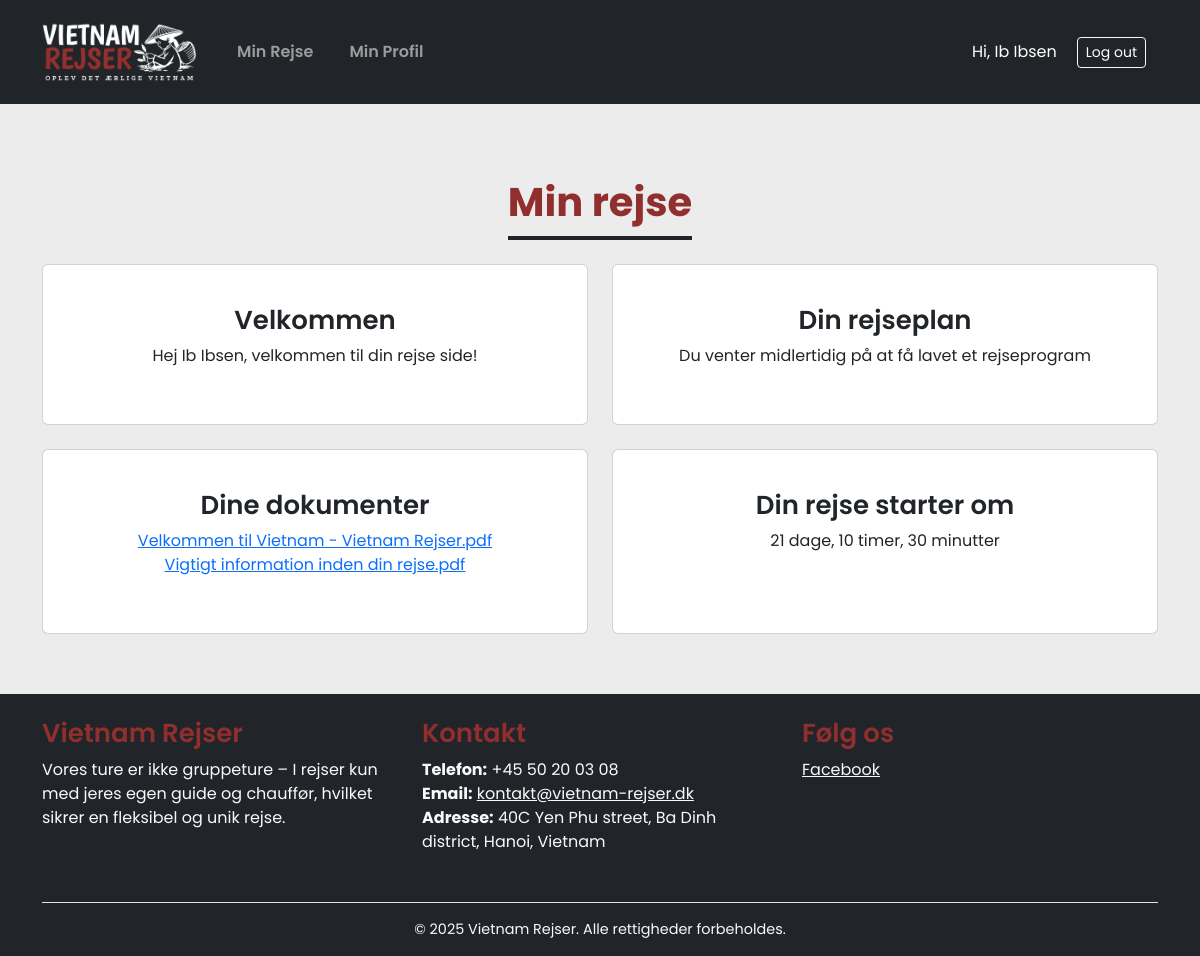
Screenshot of /customer_dashboard.php (signed in) with the database file from the repository.
### tables this page shows
CREATE TABLE `customers` (
  `id` int(11) NOT NULL,
  `user_id` int(11) DEFAULT NULL,
  `name` varchar(100) DEFAULT NULL,
  `email` varchar(100) DEFAULT NULL,
  `phone` varchar(20) DEFAULT NULL,
  `notes` text DEFAULT NULL,
  `password` varchar(255) DEFAULT NULL,
  `role` varchar(20) DEFAULT 'customer',
  `created_at` timestamp NOT NULL DEFAULT current_timestamp()
);

CREATE TABLE `customer_files` (
  `id` int(11) NOT NULL,
  `customer_id` int(11) NOT NULL,
  `file_name` varchar(255) DEFAULT NULL,
  `file_path` varchar(255) DEFAULT NULL,
  `uploaded_at` timestamp NOT NULL DEFAULT current_timestamp()
);

### customer_dashboard.php (the view, shortened to what this page needs)
<?php
require 'includes/db.php';
$customer_id = $_SESSION['user_id'];
$customer_name = $_SESSION['name'] ?? 'Gæst';
$itinerary_token = null;
$stmt = $conn->prepare("SELECT * FROM customer_files WHERE customer_id = ? ORDER BY uploaded_at DESC");
$stmt->bind_param("i", $customer_id);
$stmt->execute();
$files_result = $stmt->get_result();
include 'includes/header.php';
?>
<h2 class="mb-4">Min rejse</h2>
<div class="row row-cols-1 row-cols-md-2 g-4">
  <div class="col">
    <div class="card h-100 text-center p-4">
      <div class="card-body">
        <h5 class="card-title">Velkommen</h5>
        <p class="card-text">Hej <?= htmlspecialchars($customer_name) ?>, velkommen til din rejse side!</p>
      </div>
    </div>
  </div>
  <div class="col">
    <div class="card h-100 text-center p-4">
      <div class="card-body">
        <h5 class="card-title">Din rejseplan</h5>
        <?php if ($itinerary_token): ?>
          <a href="view_itinerary.php?token=<?= $itinerary_token ?>" class="btn btn-primary">Klik for at se din rejseplan</a>
        <?php else: ?>
          <p>Du venter midlertidig på at få lavet et rejseprogram</p>
        <?php endif; ?>
      </div>
    </div>
  </div>
  <div class="col">
    <div class="card h-100 text-center p-4">
      <div class="card-body">
        <h5 class="card-title">Dine dokumenter</h5>
        <?php if ($files_result->num_rows > 0): ?>
          <ul class="list-unstyled">
            <?php while ($file = $files_result->fetch_assoc()): ?>
              <li>
                <a href="<?= $file['file_path'] ?>" target="_blank"><?= htmlspecialchars($file['file_name']) ?></a>
              </li>
            <?php endwhile; ?>
          </ul>
        <?php else: ?>
          <p>Ingen filer uploadet endnu.</p>
        <?php endif; ?>
      </div>
    </div>
  </div>
  <div class="col">
    <div class="card h-100 text-center p-4">
      <div class="card-body">
        <h5 class="card-title">Din rejse starter om</h5>
        <p id="countdown">21 dage, 10 timer, 30 minutter</p>
      </div>
    </div>
  </div>
</div>
<?php include 'includes/footer.php'; ?>

### includes/header.php (shortened to what this page needs)
<!DOCTYPE html>
<html lang="da">
<head>
  <link rel="stylesheet" href="https://cdn.jsdelivr.net/npm/bootstrap@5.3.3/dist/css/bootstrap.min.css">
  <link rel="stylesheet" href="assets/style.css?v=1.5">
  <link rel="stylesheet" href="assets/tour_style.css?v=1.5">
  <link rel="stylesheet" href="https://cdnjs.cloudflare.com/ajax/libs/lightbox2/2.11.4/css/lightbox.min.css">
  <link rel="stylesheet" href="https://cdn.jsdelivr.net/npm/flatpickr/dist/flatpickr.min.css">
  <link href="https://cdn.jsdelivr.net/npm/select2@4.1.0-rc.0/dist/css/select2.min.css" rel="stylesheet" />
</head>
<body>
<div class="page-wrapper">
<div class="content">
<header class="bg-dark text-white">
  <div class="container py-3 d-flex justify-content-between align-items-center">
    <a class="navbar-brand" href="dashboard.php">
      <img class="nav-logo" src="img/vietnam-rejser-logo-2024-light.png" alt="Logo">
    </a>
    <?php if (isset($_SESSION['user_id'])): ?>
    <nav class="navbar navbar-expand-lg navbar-dark">
      <div class="container-fluid">
        <div class="collapse navbar-collapse" id="navbarNav">
          <ul class="navbar-nav me-auto mb-2 mb-lg-0">
            <?php if ($_SESSION['role'] === 'agent' || $_SESSION['role'] === 'admin'): ?>
              <li class="nav-item"><a class="nav-link <?= basename($_SERVER['PHP_SELF']) === 'dashboard.php' ? 'active' : '' ?>" href="dashboard.php">Dashboard</a></li>
              <li class="nav-item"><a class="nav-link <?= basename($_SERVER['PHP_SELF']) === 'add_customer_itinerary.php' ? 'active' : '' ?>" href="add_customer_itinerary.php">Itineraries</a></li>
              <li class="nav-item"><a class="nav-link <?= basename($_SERVER['PHP_SELF']) === 'tours.php' ? 'active' : '' ?>" href="tours.php">Tours</a></li>
              <li class="nav-item"><a class="nav-link <?= basename($_SERVER['PHP_SELF']) === 'api_tours.php' ? 'active' : '' ?>" href="api_tours.php">API Tours</a></li>
              <li class="nav-item"><a class="nav-link <?= basename($_SERVER['PHP_SELF']) === 'customers.php' ? 'active' : '' ?>" href="customers.php">Guest</a></li>
              <li class="nav-item"><a class="nav-link <?= basename($_SERVER['PHP_SELF']) === 'users.php' ? 'active' : '' ?>" href="users.php">Users</a></li>
              <?php if ($_SESSION['role'] === 'admin'): ?>
                <li class="nav-item"><a class="nav-link <?= basename($_SERVER['PHP_SELF']) === 'admin_dashboard.php' ? 'active' : '' ?>" href="admin_dashboard.php">Admin Panel</a></li>
              <?php endif; ?>
            <?php elseif ($_SESSION['role'] === 'customer'): ?>
              <li class="nav-item"><a class="nav-link <?= basename($_SERVER['PHP_SELF']) === 'dashboard.php' ? 'active' : '' ?>" href="dashboard.php">Min Rejse</a></li>
              <li class="nav-item"><a class="nav-link <?= basename($_SERVER['PHP_SELF']) === 'customer_profile.php' ? 'active' : '' ?>" href="customer_profile.php">Min Profil</a></li>
            <?php endif; ?>
          </ul>
          <span class="navbar-text text-white align-items-center d-flex">
            <?php
              require_once __DIR__ . '/db.php';
              $uid = $_SESSION['user_id'];
              $role = $_SESSION['role'];
              $name = '';
              if ($role === 'agent' || $role === 'admin') {
                $stmt = $conn->prepare("SELECT name, photo FROM users WHERE id = ?");
                $stmt->bind_param("i", $uid);
              } else {
                $stmt = $conn->prepare("SELECT name FROM customers WHERE id = ?");
                $stmt->bind_param("i", $uid);
              }
              $stmt->execute();
              $result = $stmt->get_result();
              if ($user = $result->fetch_assoc()) {
                $name = htmlspecialchars($user['name']);
              }
              ?>
              <span class="navbar-text text-white d-flex align-items-center">
                Hi, <?= $name ?>
              </span>
          <a href="logout.php" class="btn btn-outline-light btn-sm" style="margin-left: 20px;">Log out</a>
        </div>
      </div>
    </nav>
    <?php endif; ?>
  </div>
</header>
<?php
  if (strpos($_SERVER['REQUEST_URI'], "view_itinerary.php") !== false)
  {
  } else {
      echo "<div class='container mt-4 mainCon form__group'>";
  }
?>

### assets/style.css (style rules this page uses)
body { font-family: "Poppins", sans-serif; overflow-y: scroll; }
html, body { height: 100%; background: #ececec; }
.page-wrapper { min-height: 100%; display: flex; flex-direction: column; }
.mainCon { padding-top: 50px; }
.content { flex: 1; }
p, td { font-size: 16px; }
h1, h2, h4, h5 { color: #912e2e; font-weight: 600; }
h2 { font-weight: 700; margin: 0 auto; font-size: 40px; margin-bottom: 40px; padding-bottom: 10px; display: table; border-bottom: 4px solid #212529; }
.h5, h5 { font-size: 26px; }
.navbar { width: 100%; }
.nav-logo { width: 155px; }
.nav-item { margin-left: 20px; font-weight: 600; }

### rows the page displays
customers: name "Ib Ibsen"
customer_files: file_name "Velkommen til Vietnam - Vietnam Rejser.pdf"
customer_files: file_name "Vigtigt information inden din rejse.pdf"

### other values shown
$customer_name "Ib Ibsen"
